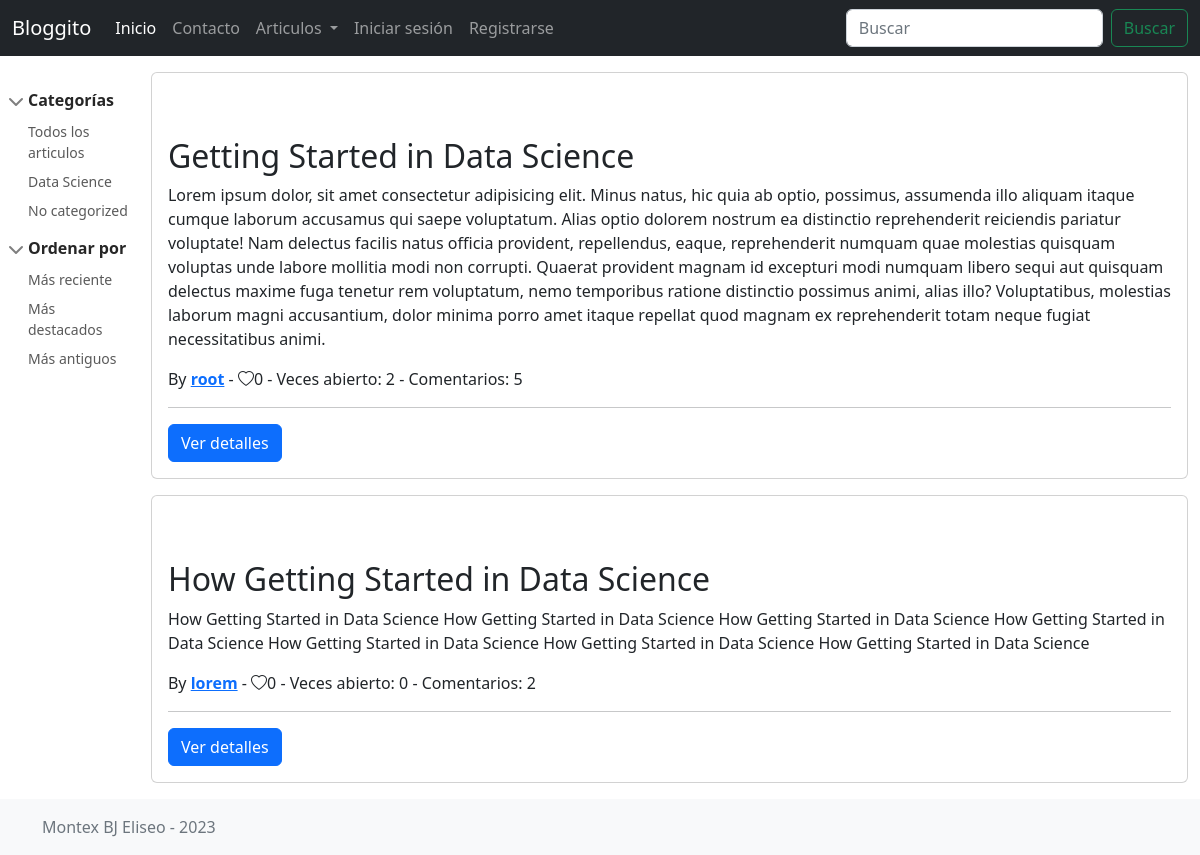
/posts/?category=1, run on the app's committed database.
### apps/posts/models.py (models this page shows, shortened)
class Category(models.Model):
    name = models.CharField(max_length=100, verbose_name="Nombre de la categoría")
    description = models.TextField(
        max_length=250, verbose_name="Descripción", null=True
    )
    created_at = models.DateTimeField(
        auto_now_add=True, editable=False, verbose_name="Fecha de creación"
    )
    updated_at = models.DateTimeField(
        auto_now=True, editable=False, verbose_name="Fecha de actualización"
    )
    class Meta:
        verbose_name = "Categoría"
        verbose_name_plural = "Categorías"
    def __str__(self) -> str:
        return self.name
    def get_filterby_link(self):
        url = reverse("posts:index")
        return f"{url}?category={self.pk}"

class Post(models.Model):
    title = models.CharField(
        max_length=100,
        verbose_name="Título del Artículo",
        help_text="Escribe el titulo del artículo",
    )
    short_description = models.TextField(
        max_length=750,
        verbose_name="Descripción breve o resumen",
        help_text="Escribe una breve descripcion o resumen del artículo",
    )
    image = models.ImageField(
        upload_to='posts',
        null=True,
        verbose_name="Imagen relacionada",
        help_text="Selecciona una imagen relacionada para mostrar como portada del artículo",
    )
    content = models.TextField(
        verbose_name="Contenido del artículo",
        help_text="Escribe el contenido del artículo",
    )
    created_at = models.DateTimeField(
        auto_now_add=True, editable=False, verbose_name="Fecha de creación"
    )
    updated_at = models.DateTimeField(
        auto_now=True, editable=False, verbose_name="Fecha de actualización"
    )
    author = models.ForeignKey(
        get_user_model(),
        null=True,
        on_delete=models.SET_NULL,
        verbose_name="Autor del artículo",
    )
    category = models.ForeignKey(
        Category,
        null=True,
        on_delete=models.SET_NULL,
        verbose_name="Categoría a la que pertenece",
    )
    tags = models.ManyToManyField(
        Tag, verbose_name="Etiquetas relacionadas", blank=True
    )
    likes = models.ManyToManyField(
        get_user_model(), blank=True, related_name="liked_posts"
    )
    views = models.IntegerField(default=0)
    class Meta:
        verbose_name = "Artículo"
        verbose_name_plural = "Artículos"
    def get_absolute_url(self):
        return reverse("posts:view", args=[self.pk])

### apps/users/models.py (models this page shows)
class User(AbstractUser):
    image = models.ImageField(upload_to="users", null=True)
    def get_absolute_url(self):
        return reverse("profile", args=[self.username])

### apps/comments/models.py (models this page shows, shortened)
class PostComment(models.Model):
    text = models.TextField(max_length=300, verbose_name="Contenido del comentario")
    post = models.ForeignKey(
        Post, on_delete=models.CASCADE, verbose_name="Articulo al que pertenece"
    )
    author = models.ForeignKey(
        get_user_model(),
        null=True,
        on_delete=models.SET_NULL,
        verbose_name="Autor del comentario",
    )
    created_at = models.DateTimeField(
        auto_now_add=True, editable=False, verbose_name="Fecha de creación"
    )
    updated_at = models.DateTimeField(
        auto_now=True, editable=False, verbose_name="Fecha de actualización"
    )
    edited = models.BooleanField(default=False, verbose_name="Fue editado?")
    likes = models.ManyToManyField(
        get_user_model(), blank=True, related_name="liked_comments"
    )
    class Meta:
        verbose_name = "Comentario"
        verbose_name_plural = "Comentarios"
        ordering = ["-created_at"]

### apps/posts/views.py (the view, shortened to what this page needs)
# urls.py: path('', PostListView.as_view(), name = 'index'),
class PostListView(ListView):
    model = Post
    template_name = "posts/post_list.html"
    context_object_name = "posts"
    def get_queryset(self):
        queryset = Post.objects.all().order_by("-created_at")
        category = self.request.GET.get("category", "")
        q = self.request.GET.get("q", "")
        if category:
            queryset = queryset.filter(Q(category__id=category))
        return queryset

### blog/context_processors.py (called while the page is built)
def blog_context(request):
    data = {
        'app_name': 'Bloggito',
        'categories': Category.objects.all()
    }
    return data

### blog/templatetags/path_tags.py (called while the page is built)
@register.simple_tag(takes_context=True)
def login_path(context):
    request = context.get("request")
    current_path = request.path
    if current_path not in list(common_urls.values()):
        return common_urls["login"] + f"?next={current_path}"
    return common_urls["login"]

@register.simple_tag(takes_context=True)
def register_path(context):
    request = context.get("request")
    current_path = request.path
    if current_path not in list(common_urls.values()):
        return common_urls["register"] + f"?next={current_path}"
    return common_urls["register"]

### templates/posts/post_list.html (shortened to what this page needs)
{% extends 'base.html' %}
{% block content %}
<main class="d-flex">
    {% include 'posts/sidebar.html' %}
    <section class="container">
        {% for post in posts %}
        {% include 'posts/post_card.html' %}
        {% empty %}
        <h1>No hay articulos para mostrar</h1>
        {% endfor %}
    </section>
</main>
{% endblock content %}

### templates/posts/sidebar.html
<aside class="bd-sidebar">
    <nav class="collapse bd-links" id="bd-docs-nav" aria-label="Docs navigation">
        <ul class="list-unstyled mb-0 py-3 pt-md-1">
            <li class="mb-1">
                <button class="btn d-inline-flex align-items-center rounded" data-bs-toggle="collapse"
                    data-bs-target="#collapse1" aria-expanded="true">
                    Categorías
                </button>
                <div class="collapse show" id="collapse1">
                    <ul class="list-unstyled fw-normal pb-1 small">
                        <li><a href="{% url 'posts:index' %}" class="d-inline-flex align-items-center rounded">Todos los
                                articulos</a></li>
                        {% for category in categories %}
                        <li><a href="{{category.get_filterby_link}}"
                                class="d-inline-flex align-items-center rounded">{{category.name}}</a></li>
                        {% empty %}
                        No hay categorías
                        {% endfor %}
                    </ul>
                </div>
            </li>
            <li class="mb-1">
                <button class="btn d-inline-flex align-items-center rounded" data-bs-toggle="collapse"
                    data-bs-target="#collapse2" aria-expanded="true">
                    Ordenar por
                </button>
                <div class="collapse show" id="collapse2">
                    <ul class="list-unstyled fw-normal pb-1 small">
                        <li><a href="#" class="d-inline-flex align-items-center rounded">Más reciente</a></li>
                        <li><a href="#" class="d-inline-flex align-items-center rounded">Más destacados</a></li>
                        <li><a href="#" class="d-inline-flex align-items-center rounded">Más antiguos</a></li>
                    </ul>
                </div>
            </li>
        </ul>
    </nav>
</aside>

### templates/posts/post_card.html (shortened to what this page needs)
<article class="card  my-3">
    <div class="card-body">
        <h2 class="mt-5">{{post.title}}</h2>
        <p>{{post.short_description}}</p>
        <p>By <a href="{{post.author.get_absolute_url}}"><b>{{post.author}}</b></a> - <span
                class="bi {% if user in post.likes.all %}bi-heart-fill text-danger{% else %}bi-heart{%endif%}">{{post.likes.all|length}}</span>
            - <span>Veces abierto: {{post.views}}</span>
            - <span>Comentarios: {{post.postcomment_set.all|length}}</span>
        </p>
        <hr>
        <a class="btn btn-primary" href="{{post.get_absolute_url}}">Ver detalles</a>
    </div>
</article>

### static/css/docs.css (style rules this page uses)
@media (min-width: 768px) { :root { scroll-padding-top:4rem } }
.bd-links { overflow: auto; font-weight: 600 }
@media (min-width: 768px) { .bd-links { position:-webkit-sticky; position: sticky; top: 5rem; display: block !important; height: calc(100vh - 7rem); padding-left: .25rem; margin-left: -.25rem; overflow-y: auto } }
.bd-links a { padding: .1875rem .5rem; margin-top: .125rem; margin-left: 1.25rem; color: rgba(0,0,0,0.65); text-decoration: none }
.bd-links .btn { padding: .25rem .5rem; font-weight: 600; color: rgba(0,0,0,0.65); background-color: transparent; border: 0 }
.bd-links .btn::before { width: 1.25em; line-height: 0; transition: transform 0.35s ease; transform-origin: .5em 50% }
.bd-links .btn[aria-expanded="true"] { color: rgba(0,0,0,0.85) }
.bd-links .btn[aria-expanded="true"]::before { transform: rotate(90deg) }
.bd-sidebar { grid-area: sidebar }

### data on the page
Category: name "Data Science"
Category: name "No categorized"
Post: title "Getting Started in Data Science", short_description "Lorem ipsum dolor, sit amet consectetur adipisicing elit. Minus natus, hic quia ab optio, possimus, assumenda illo aliquam itaque cumque laborum accusamus qui saepe voluptatum. Alias optio dolorem nostrum ea distinctio reprehenderit reiciendis pariatur voluptate! Nam delectus facilis natus officia provident, repellendus, eaque, reprehenderit numquam quae molestias quisquam voluptas unde labore mollitia modi non corrupti. Quaerat provident magnam id excepturi modi numquam libero sequi aut quisquam delectus maxime fuga tenetur rem voluptatum, nemo temporibus ratione distinctio possimus animi, alias illo? Voluptatibus, molestias laborum magni accusantium, dolor minima porro amet itaque…", author "root", likes.all|length "0", views "2", postcomment_set.all|length "5"
Post: title "How Getting Started in Data Science", short_description "How Getting Started in Data Science How Getting Started in Data Science How Getting Started in Data Science How Getting Started in Data Science How Getting Started in Data Science How Getting Started in Data Science How Getting Started in Data Science", author "lorem", likes.all|length "0", views "0", postcomment_set.all|length "2"

### other printed values
{{ app_name }} "Bloggito"
